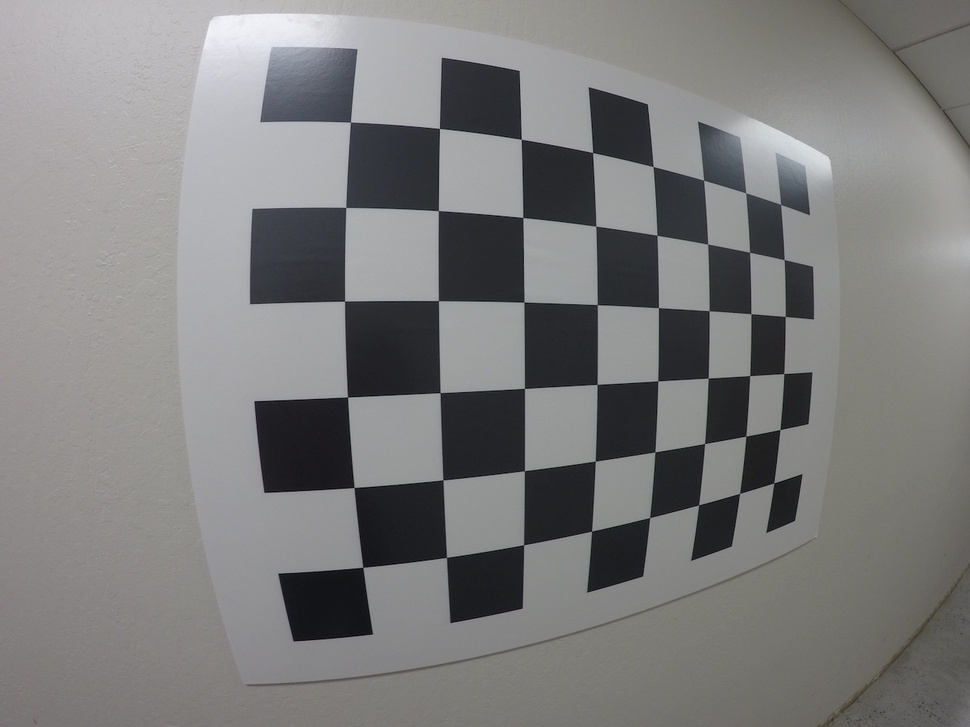
#> input picture 2_computer_vision/3_sensor_and_camera_calibration/8_exercise_camera_calibration/calibration_wide/GOPR0032.jpg, 970 x 727 px, shrunk from 1280 x 960 before the run, found by its file name
$ jupyter execute 11_calibrating_your_camera.ipynb   (shell and % lines are left out)
#> lines starting #> are read from the running program, lines starting #| are printed output that depends on the picture; after the words box and inside, x2 and y2 are one past the last pixel; in counts of white or black regions, pixels touching at a corner belong together
[cell 1]
import numpy as np
import cv2
import matplotlib.pyplot as plt
import matplotlib.image as mpimg
import glob

[cell 2]
img = cv2.imread('calibration_wide/GOPR0032.jpg')
#> img is the input picture: shape (727, 970, 3); mean B, G, R 124.7, 124.9, 125.1
plt.imshow(img)

[cell 3]
imgpoints = [] # 2D points in image plane
objpoints = [] # 3D points in real world space

[cell 4]
objp = np.zeros((6*8, 3), np.float32)
objp.shape

[cell 5]
objp

[cell 6]
grid_mat = np.mgrid[0:8, 0:6]
grid_mat.shape

[cell 7]
grid_mat

[cell 8]
grid_mat_T = grid_mat.T
grid_mat_T.shape

[cell 9]
grid_mat_T

[cell 10]
grid_mat_T.reshape(-1, 2) # (48, 2)

[cell 11]
objp[:, :2] = np.mgrid[0:8, 0:6].T.reshape(-1, 2) # x, y coordinates
objp

[cell 12]
gray = cv2.cvtColor(img, cv2.COLOR_BGR2GRAY)
plt.imshow(gray)

[cell 13]
ret, corners = cv2.findChessboardCorners(gray, (8, 6), None)
#> ret = True; corners = 48 rows, first 8: [350.4, 122], [439.4, 128.4], [521.3, 139.2], [592.7, 152.7], [653.1, 166.5], [703.6, 180.2], [745.7, 192.7], [780.6, 204.5]
ret, corners.shape, corners

[cell 14]
if ret == True:
    imgpoints.append(corners)
    objpoints.append(objp)

    img = cv2.drawChessboardCorners(img, (8, 6), corners, ret)
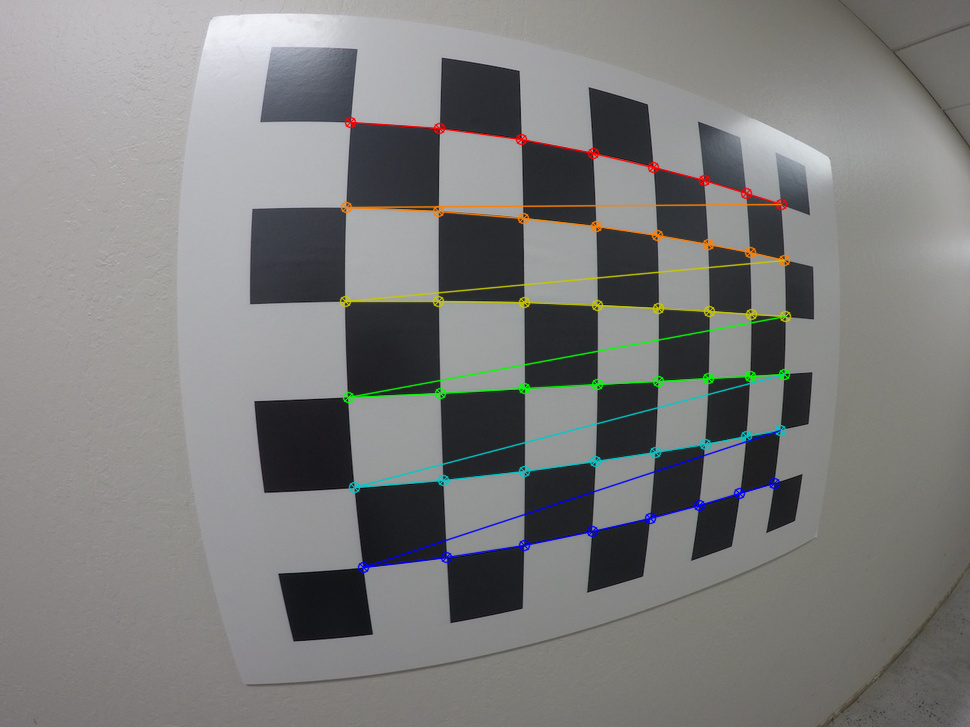
#> img: shape (727, 970, 3); 2.55% of pixels changed, all inside (x1, y1, x2, y2) = (339, 116, 792, 574)
    plt.imshow(img)

# Final Code

[cell 15]
images = glob.glob('calibration_wide/GOPR*.jpg')
images

[cell 16]
imgpoints = [] # 2D points in image plane
objpoints = [] # 3D points in real world space

[cell 17]
objp = np.zeros((6*8, 3), np.float32)
objp.shape

[cell 18]
objp[:, :2] = np.mgrid[0:8, 0:6].T.reshape(-1, 2) # x, y coordinates
objp

[cell 19]
for fname in images:
    img = cv2.imread(fname)
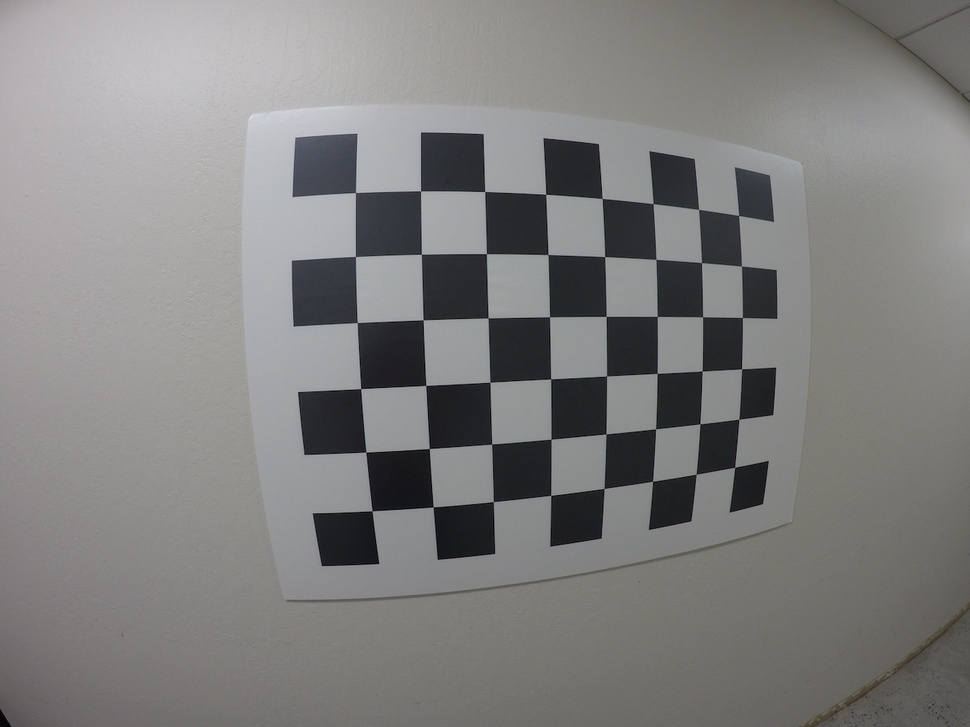
#> input picture 1_computer_vision_deep_learning_and_sensor/lesson_6_camera_calibration/calibration_wide/GOPR0033.jpg, 970 x 727 px, shrunk from 1280 x 960 before the run
#> img is the input picture: shape (727, 970, 3); mean B, G, R 126.8, 127.5, 128.1
#     plt.imshow(img)

    gray = cv2.cvtColor(img, cv2.COLOR_BGR2GRAY)
#     plt.imshow(gray)

    ret, corners = cv2.findChessboardCorners(gray, (8, 6), None)
#> corners = 48 rows, first 8: [355.5, 192.5], [420.6, 190.9], [484.7, 191.5], [545.7, 194.3], [602.2, 198.4], [653.1, 203.8], [698.6, 209.4], [738.6, 215.4]

    if ret == True:
        imgpoints.append(corners)
        objpoints.append(objp)

#         img = cv2.drawChessboardCorners(img, (8, 6), corners, ret)
#         plt.imshow(img)

[cell 20]
gray.shape, gray.shape[::-1]
#> Out = ((727, 970), (970, 727))

[cell 21]
ret, mtx, dist, rvecs, tvecs = cv2.calibrateCamera(objpoints, imgpoints, gray.shape[::-1], None, None)
#> ret = 0.312; mtx = [[434.2, 0, 492.4], [0, 435, 377.5], [0, 0, 1]]; dist = [[-0.263, 0.098, -0.000145, 0.00032, -0.0214]]; rvecs = ([0.115, -0.186, -0.0379], [0.143, -0.0397, 0.00313], [0.15, 0.195, 0.0371]); tvecs = ([-2.09, -2.81, 6.1], [-3.42, -2.17, 3.51], [-4.56, -1.98, 4.49])

[cell 22]
ret
#> Out = 0.312

[cell 23]
mtx
#> Out = [[434.2, 0, 492.4], [0, 435, 377.5], [0, 0, 1]]

[cell 24]
dist
#> Out = [[-0.263, 0.098, -0.000145, 0.00032, -0.0214]]

[cell 25]
rvecs
#> Out has the same summary as rvecs

[cell 26]
tvecs
#> Out has the same summary as tvecs

[cell 27]
img = cv2.imread('calibration_wide/GOPR0032.jpg')

[cell 28]
dst = cv2.undistort(img, mtx, dist, None, mtx)
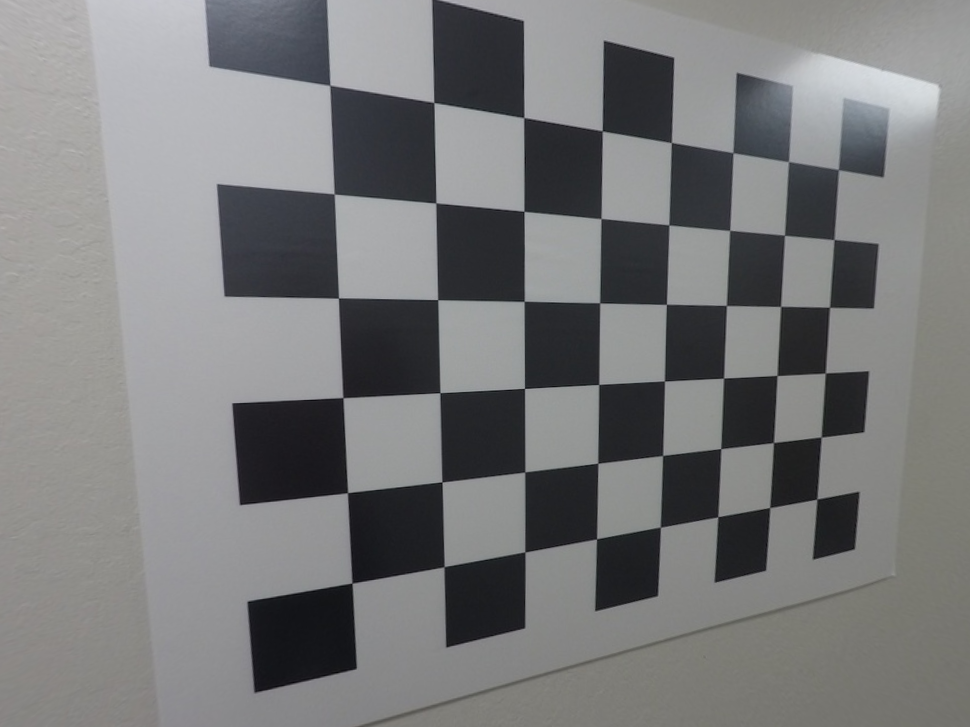
#> dst: shape (727, 970, 3); mean B, G, R 122.5, 121.8, 121.2
dst

[cell 29]
plt.imshow(img)

[cell 30]
plt.imshow(dst)

[cell 31]
f, (ax1, ax2) = plt.subplots(1, 2, figsize=(24, 9))
f.tight_layout()
ax1.imshow(img)
ax1.set_title('Original Image', fontsize=50)
ax2.imshow(dst)
ax2.set_title('Undistorted Image', fontsize=50)
plt.subplots_adjust(left=0., right=1, top=0.9, bottom=0.)
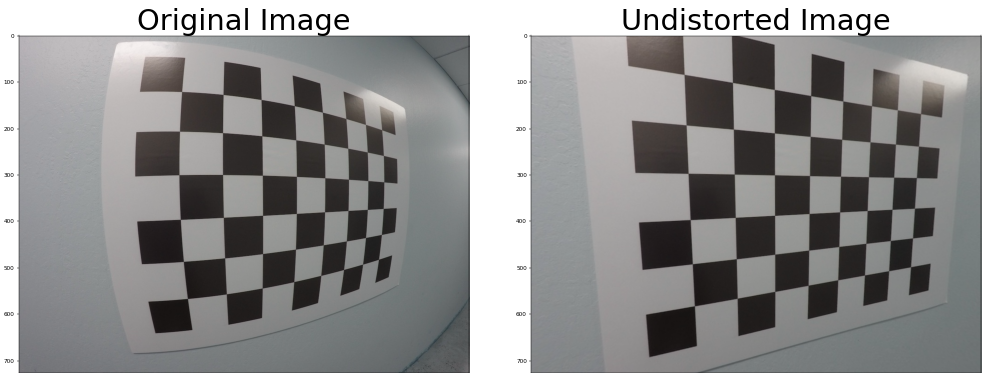
#> figure drawn by matplotlib, 2 panels; B, G, R data is drawn as R, G, B
